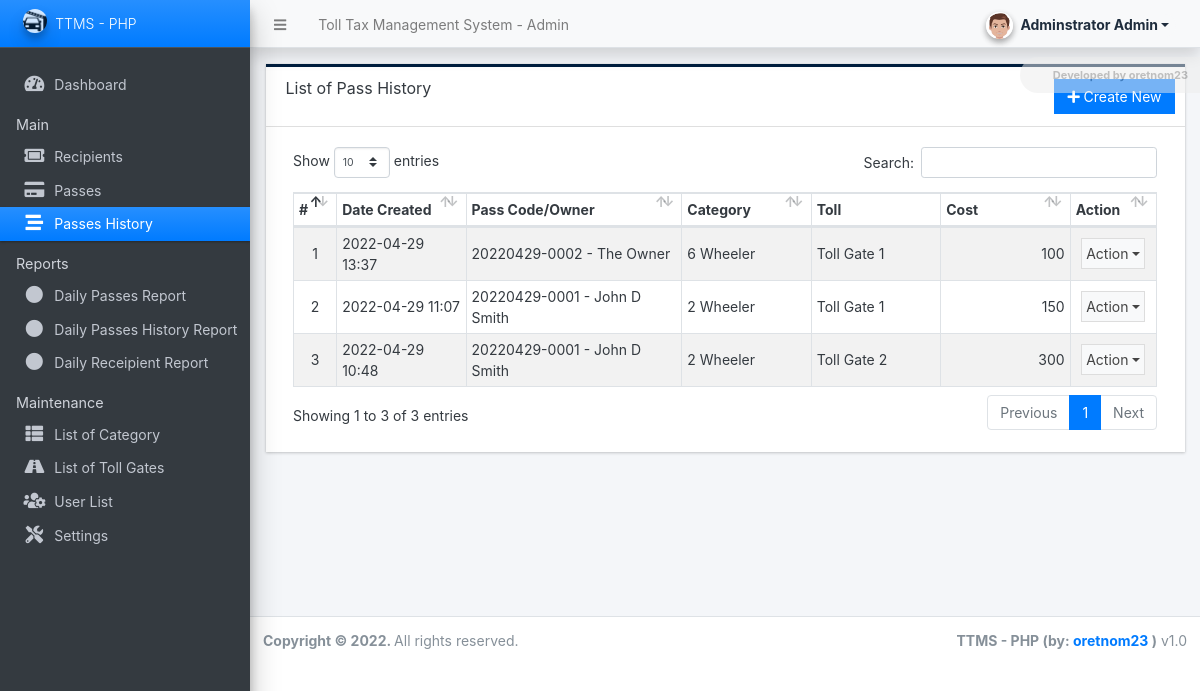
The app's page /admin/?page=pass_history (signed in) with its own data.
### tables this page shows
CREATE TABLE `pass_history` (
  `id` int(30) NOT NULL,
  `pass_id` int(30) NOT NULL,
  `toll_id` int(30) NOT NULL,
  `cost` float(12,2) NOT NULL DEFAULT 0.00,
  `user_id` int(30) NOT NULL,
  `date_created` datetime NOT NULL DEFAULT current_timestamp(),
  `date_updated` datetime NOT NULL DEFAULT current_timestamp() ON UPDATE current_timestamp()
);

CREATE TABLE `pass_list` (
  `id` int(30) NOT NULL,
  `code` varchar(100) NOT NULL,
  `user_id` int(30) NOT NULL,
  `category_id` int(30) NOT NULL,
  `vehicle_name` text NOT NULL,
  `vehicle_registration` text NOT NULL,
  `owner` text NOT NULL,
  `balance` float(12,2) NOT NULL DEFAULT 0.00,
  `date_created` datetime NOT NULL DEFAULT current_timestamp(),
  `date_updated` datetime NOT NULL DEFAULT current_timestamp() ON UPDATE current_timestamp()
);

CREATE TABLE `category_list` (
  `id` int(30) NOT NULL,
  `name` text NOT NULL,
  `status` tinyint(1) NOT NULL DEFAULT 1,
  `delete_flag` tinyint(1) NOT NULL DEFAULT 0,
  `date_created` datetime NOT NULL DEFAULT current_timestamp(),
  `date_updated` datetime NOT NULL DEFAULT current_timestamp() ON UPDATE current_timestamp()
);

CREATE TABLE `toll_list` (
  `id` int(30) NOT NULL,
  `name` text NOT NULL,
  `status` tinyint(1) NOT NULL DEFAULT 1,
  `delete_flag` tinyint(1) NOT NULL DEFAULT 0,
  `date_created` datetime NOT NULL DEFAULT current_timestamp(),
  `date_updated` datetime NOT NULL DEFAULT current_timestamp() ON UPDATE current_timestamp()
);

### admin/pass_history/index.php (the view, shortened to what this page needs)
<div class="card card-outline rounded-0 card-navy">
	<div class="card-header">
		<h3 class="card-title">List of Pass History</h3>
		<div class="card-tools">
			<a href="./?page=pass_history/manage_pass_history" id="create_new" class="btn btn-flat btn-primary"><span class="fas fa-plus"></span>  Create New</a>
		</div>
	</div>
	<div class="card-body">
        <div class="container-fluid">
			<table class="table table-hover table-striped table-bordered" id="list">
				<colgroup>
					<col width="5%">
					<col width="15%">
					<col width="25%">
					<col width="15%">
					<col width="15%">
					<col width="15%">
					<col width="10%">
				</colgroup>
				<thead>
					<tr>
						<th>#</th>
						<th>Date Created</th>
						<th>Pass Code/Owner</th>
						<th>Category</th>
						<th>Toll</th>
						<th>Cost</th>
						<th>Action</th>
					</tr>
				</thead>
				<tbody>
					<?php
					$i = 1;
					$uwhere="";
					$qry = $conn->query("SELECT ph.*, p.code, p.vehicle_name, p.owner, c.name as category, t.name as `toll` from `pass_history` ph inner join pass_list p on ph.pass_id = p.id inner join category_list c on p.category_id = c.id inner join `toll_list` t on ph.toll_id = t.id {$uwhere} order by unix_timestamp(ph.`date_created`) desc ");
					while($row = $qry->fetch_assoc()):
					?>
						<tr>
							<td class="text-center"><?php echo $i++; ?></td>
							<td><?php echo date("Y-m-d H:i",strtotime($row['date_created'])) ?></td>
							<td><?php echo $row['code']." - " .$row['owner'] ?></td>
							<td><?php echo $row['category'] ?></td>
							<td><?php echo $row['toll'] ?></td>
							<td class="text-right"><?php echo number_format($row['cost']) ?></td>
							<td align="center">
								 <button type="button" class="btn btn-flat p-1 btn-default btn-sm dropdown-toggle dropdown-icon" data-toggle="dropdown">
				                  		Action
				                  </button>
							</td>
						</tr>
					<?php endwhile; ?>
				</tbody>
			</table>
		</div>
	</div>
</div>

### records on screen
pass_history: date_created "2022-04-29 13:37", pass_list.code "20220429-0002", pass_list.owner "The Owner", category_list.name "6 Wheeler", toll_list.name "Toll Gate 1", cost "100"
pass_history: date_created "2022-04-29 11:07", pass_list.code "20220429-0001", pass_list.owner "John D Smith", category_list.name "2 Wheeler", toll_list.name "Toll Gate 1", cost "150"
pass_history: date_created "2022-04-29 10:48", pass_list.code "20220429-0001", pass_list.owner "John D Smith", category_list.name "2 Wheeler", toll_list.name "Toll Gate 2", cost "300"

### other values on screen
$_settings->info('name') "Toll Tax Management System"
$_settings->userdata('firstname').' '.$_settings->userdata('lastname') "Adminstrator Admin"
$_settings->info('short_name') "TTMS - PHP"
